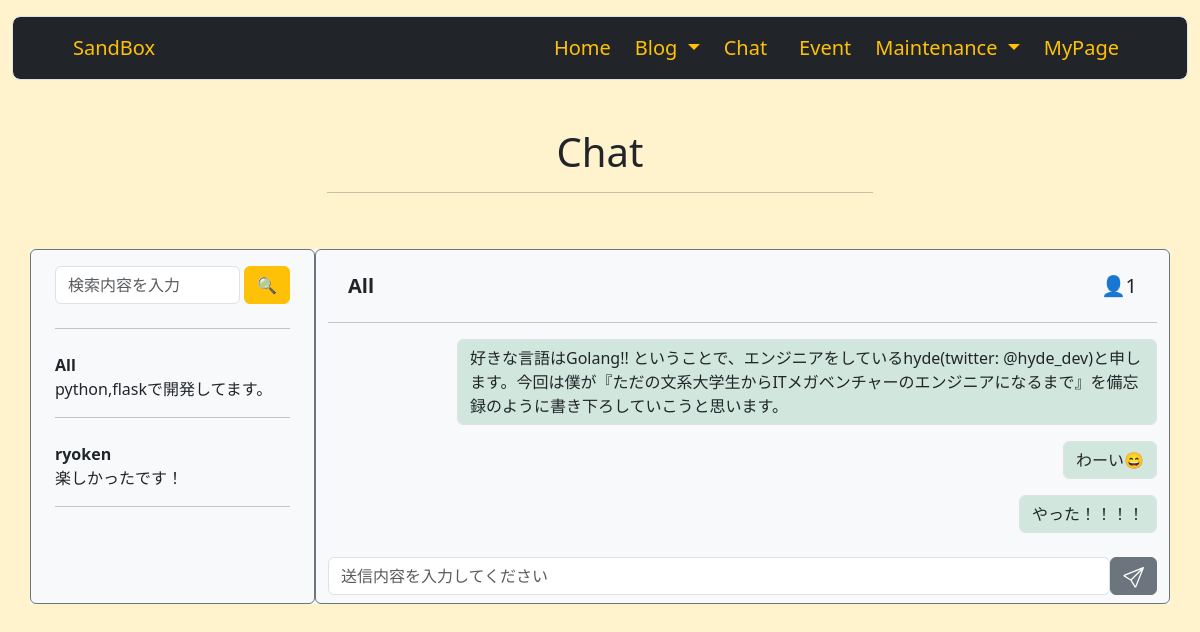
Before: /chat_index (signed in) with the older database file.
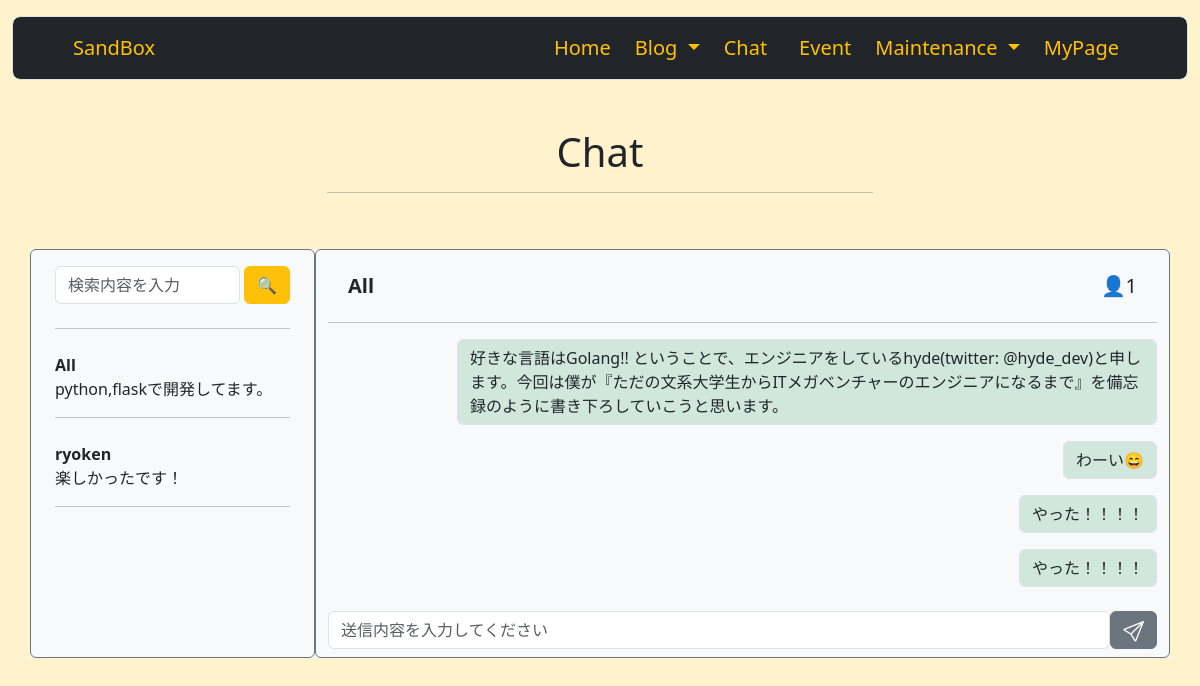
After: the same page with the newer database file.
### sandbox_system/models.py (models this page shows, shortened)
class Chat(db.Model):
    __tablename__ = 'chat'
    id = db.Column(db.Integer, primary_key=True)
    user_id = db.Column(db.Integer, db.ForeignKey('users.id'))
    message = db.Column(db.String())

### sandbox_system/chats/view.py (the view)
@chats.route('/chat_index', methods=['GET', 'POST'])
@login_required
def chat_index():
    users = User.query.order_by(User.id.asc()).all()
    chats = Chat.query.order_by(Chat.id.asc()).all()
    number_of_users = len(users)
    return render_template('chat/chat_index.html', number_of_users=number_of_users, chats=chats)

### sandbox_system/__init__.py (called while the page is built)
@event.listens_for(Engine, "connect")
def set_sqlite_pragma(dbapi_connection, connection_record):
    cursor = dbapi_connection.cursor()
    cursor.execute("PRAGMA foreign_keys=ON")
    cursor.close()

### sandbox_system/models.py (called while the page is built)
@login_manager.user_loader
def load_user(user_id):
    return User.query.get(user_id)

    def is_administrator(self):
        if self.administrator == '1':
            return 1
        else:
            return 0

### sandbox_system/templates/chat/chat_index.html (shortened to what this page needs)
{% extends 'base.html' %}
{% block content %}
        <div class="container pb-4">
            <div class="row my-3">
                <div class="col-md-6 m-auto text-center">
                    <h1 class="text-center">Chat</h1>
                    <hr>
                </div>
            </div>
        </div>
        <div class="container bg-light mb-5">
            <div class="row">
                <div class="col-3 border border-secondary rounded">
                    <div class="position-sticky" style="top: 5rem;">
                        <div class="container-fluid mb-4 mt-3">
                            <form action="#" class="d-flex" method="post">
                                <input type="text" class="form-control" placeholder="検索内容を入力">
                                <button type="submit" class="btn btn-warning ms-1">🔍</button>
                            </form>
                        </div>
                        <div class="container">
                            <hr>
                            <ol class="list-unstyled pt-2">
                                <li>
                                    <p class="text-decoration-none text-dark fw-bold">All <br><span class="fw-normal">python,flaskで開発してます。</span></p>
                                </li>
                            </ol>
                            <hr>
                            <ol class="list-unstyled pt-2">
                                <li>
                                    <p class="text-decoration-none text-dark fw-bold">ryoken <br><span class="fw-normal">楽しかったです！</span></p>
                                </li>
                            </ol>
                            <hr>
                        </div>
                    </div>
                </div>
                <div class="col-9 border border-secondary rounded bg-light">
                    <div class="position-sticky bg-light mb-2" style="top: 4rem;">
                        <div class="container">
                            <div class="row row-cols-auto">
                                <div class="col">
                                    <h5 class="mt-4 ms-2 fw-bold">All</h5>
                                </div>
                                <div class="col ms-auto">
                                    <a href="{{ url_for('users.user_list') }}" class="text-decoration-none text-dark"><h5 class="position-end mt-4 me-2">👤{{ number_of_users }}</h5></a>
                                </div>
                            </div>
                        </div>
                    <hr>
                    </div>
                    {% for chat in chats %}
                    {% if current_user.id != chat.user_id %}
                    <div>
                        <div class="d-flex justify-content-start">
                            <p><a href="{{ url_for('users.profile', user_id=chat.user_id) }}"><img src="{{ url_for('static', filename='image/' + chat.chat_user.image) }}" class="rounded-circle border border-secondary-subtle" style="width: 30px; height: 30px;" /></a> {{ chat.chat_user.username }}</p>
                        </div>
                        <div class="d-flex justify-content-start">
                            <p class="form-control border-secondary-subtle w-auto" style="max-width: 700px;">{{ chat.message }}</p>
                        </div>
                    </div>
                    {% else %}
                    <div>
                        <div class="d-flex justify-content-end">
                            <p class="form-control bg-success-subtle w-auto" style="max-width: 700px;">{{ chat.message }}</p>
                        </div>
                    </div>
                    {% endif %}
                    {% endfor %}
                    <div class="sticky-bottom bg-light">
                        <footer>
                            <form action="{{ url_for('chats.chat_message') }}" class="d-flex my-2" method="post">
                                <input type="text" name="chat_message" class="form-control" placeholder="送信内容を入力してください">
                                <button type="submit" class="btn btn-secondary"></button>
                            </form>
                        </footer>
                    </div>
                </div>
            </div>
        </div>
{% endblock %}

### sandbox_system/templates/base.html (shortened to what this page needs)
<!DOCTYPE html>
<html lang="en" class="bg-warning-subtle">
<head>
    <link href="https://cdn.jsdelivr.net/npm/bootstrap@5.3.0/dist/css/bootstrap.min.css" rel="stylesheet">
</head>
<body>
    <div class="bg-warning-subtle">
        <div class="z-3 position-sticky" style="top: 0rem;">
            <header class="mb-5">
                <div class="container-fluid z-3">
                    <nav class="navbar navbar-expand-lg bg-dark form-control form-control-lg mt-3">
                        <div class="container-fluid">
                            <a class="navbar-brand ms-5 text-warning" href="{{ url_for('users.index') }}">SandBox</a>
                            <div class="collapse navbar-collapse" id="navbarNavDropdown">
                                <ul class="navbar-nav ms-auto">
                                <li class="nav-item">
                                    <a class="nav-link active text-warning mx-2" aria-current="page" href="{{ url_for('users.index') }}">Home</a>
                                </li>
                                <li class="nav-item dropdown">
                                    <a class="nav-link dropdown-toggle text-warning" role="button" data-bs-toggle="dropdown" aria-expanded="false">
                                    Blog
                                    </a>
                                </li>
                                <li class="nav-item">
                                    <a class="nav-link text-warning mx-2" href="{{ url_for('chats.chat_index') }}">Chat</a>
                                </li>
                                <li class="nav-item">
                                    <a class="nav-link text-warning mx-2" href="{{ url_for('events.event_index') }}">Event</a>
                                </li>
                                {% if current_user.is_authenticated %}
                                    {% if current_user.is_administrator() %}
                                        <li class="nav-item dropdown">
                                            <a class="nav-link dropdown-toggle text-warning" role="button" data-bs-toggle="dropdown" aria-expanded="false">
                                            Maintenance
                                            </a>
                                        </li>
                                    {% else %}
                                        <li>
                                            <a class="nav-link active text-warning mx-2" aria-current="page" href="{{ url_for('users.user_list') }}">User</a>
                                        </li>
                                    {% endif %}
                                {% endif %}
                                {% if current_user.is_authenticated %}
                                    <li class="nav-item">
                                        <a class="nav-link text-warning mx-2 me-5" href="{{ url_for('users.my_page', user_id=current_user.id) }}">MyPage</a>
                                    </li>
                                {% else %}
                                    <li class="nav-item">
                                        <a class="nav-link text-warning mx-2 me-5" href="{{ url_for('users.login') }}">Login</a>
                                    </li>
                                {% endif %}
                                </ul>
                            </div>
                        </div>
                    </nav>
                </div>
            </header>
        </div>
        {% from '_formhelper.html' import render_field %}
        {% block content %}
        {% endblock %}
    </div>
</body>
</html>

Changed rows visible on the page:
added Chat: message "やった！！！！"
